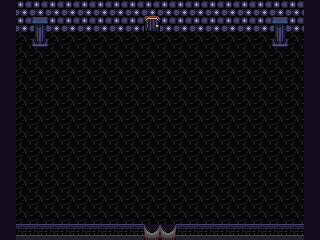

A 2D game scene composited from a Tiled map and its tileset images. What follows is a short description and the map's XML, with every tile layer's data as written:
An orthogonal 20x15 tile map with 16x16 px tiles, 2 tile layers (Tile Layer 1, Tile Layer 2) and 1 object (Exit).

<map version="1.0" orientation="orthogonal" renderorder="right-down" width="20" height="15" tilewidth="16" tileheight="16" nextobjectid="3">
 <tileset firstgid="1" name="tileset" tilewidth="16" tileheight="16" tilecount="512" columns="8">
  <image source="../../../img/basictiles.png" width="128" height="1024" />
  <tile id="14">
   <properties>
    <property name="isSolid" type="bool" value="true" />
   </properties>
  </tile>
  <tile id="22">
   <properties>
    <property name="isSolid" type="bool" value="true" />
   </properties>
  </tile>
  <tile id="81">
   <properties>
    <property name="isSolid" type="bool" value="true" />
   </properties>
  </tile>
  <tile id="99">
   <properties>
    <property name="isSolid" type="bool" value="true" />
   </properties>
  </tile>
 </tileset>
 <layer name="Tile Layer 1" width="20" height="15">
  <data encoding="csv">
23,15,15,15,15,15,15,15,15,15,15,15,15,15,15,15,15,15,15,23,
23,15,15,15,15,15,15,15,15,15,15,15,15,15,15,15,15,15,15,23,
23,14,14,14,14,14,14,14,14,14,14,14,14,14,14,14,14,14,14,23,
23,14,14,14,14,14,14,14,14,14,14,14,14,14,14,14,14,14,14,23,
23,14,14,14,14,14,14,14,14,14,14,14,14,14,14,14,14,14,14,23,
23,14,14,14,14,14,14,14,14,14,14,14,14,14,14,14,14,14,14,23,
23,14,14,14,14,14,14,14,14,14,14,14,14,14,14,14,14,14,14,23,
23,14,14,14,14,14,14,14,14,14,14,14,14,14,14,14,14,14,14,23,
23,14,14,14,14,14,14,14,14,14,14,14,14,14,14,14,14,14,14,23,
23,14,14,14,14,14,14,14,14,14,14,14,14,14,14,14,14,14,14,23,
23,14,14,14,14,14,14,14,14,14,14,14,14,14,14,14,14,14,14,23,
23,14,14,14,14,14,14,14,14,14,14,14,14,14,14,14,14,14,14,23,
23,14,14,14,14,14,14,14,14,14,14,14,14,14,14,14,14,14,14,23,
23,14,14,14,14,14,14,14,14,14,14,14,14,14,14,14,14,14,14,23,
23,82,82,82,82,82,82,82,82,23,23,82,82,82,82,82,82,82,82,23
</data>
 </layer>
 <layer name="Tile Layer 2" width="20" height="15">
  <data encoding="csv">
0,0,0,0,0,0,0,0,0,0,0,0,0,0,0,0,0,0,0,0,
0,0,92,0,0,0,0,0,0,49,0,0,0,0,0,0,0,92,0,0,
0,0,100,0,0,0,0,0,0,0,0,0,0,0,0,0,0,100,0,0,
0,0,0,0,0,0,0,0,0,0,0,0,0,0,0,0,0,0,0,0,
0,0,0,0,0,0,0,0,0,0,0,0,0,0,0,0,0,0,0,0,
0,0,0,0,0,0,0,0,0,0,0,0,0,0,0,0,0,0,0,0,
0,0,0,0,0,0,0,0,0,0,0,0,0,0,0,0,0,0,0,0,
0,0,0,0,0,0,0,0,0,0,0,0,0,0,0,0,0,0,0,0,
0,0,0,0,0,0,0,0,0,0,0,0,0,0,0,0,0,0,0,0,
0,0,0,0,0,0,0,0,0,0,0,0,0,0,0,0,0,0,0,0,
0,0,0,0,0,0,0,0,0,0,0,0,0,0,0,0,0,0,0,0,
0,0,0,0,0,0,0,0,0,0,0,0,0,0,0,0,0,0,0,0,
0,0,0,0,0,0,0,0,0,0,0,0,0,0,0,0,0,0,0,0,
0,0,0,0,0,0,0,0,0,0,0,0,0,0,0,0,0,0,0,0,
0,0,0,0,0,0,0,0,0,34,34,0,0,0,0,0,0,0,0,0
</data>
 </layer>
 <objectgroup name="Object Layer 1">
  <object id="1" name="Exit" gid="85" x="143.5" y="222.75" width="32.25" height="16">
   <properties>
    <property name="isTrigger" type="bool" value="true" />
    <property name="onCollide">console.log("door collision!");
Scene.player.setPosition(9*16, 6*16);
Scene.loadMap("start");</property>
   </properties>
  </object>
 </objectgroup>
</map>